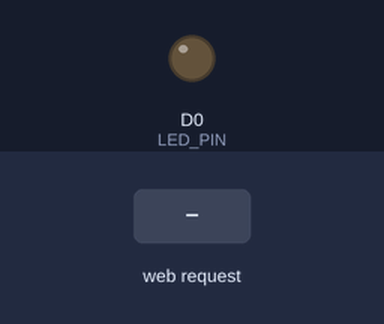
A sketch run on a simulated ESP8266 (NodeMCU). Parts: output pins drawn as LEDs (lit = HIGH). Inputs (shaded band) come from the test bench. What the sketch prints to the serial monitor is not drawn.

Above: at 1.2 s.
1.3 s: HTTP request GET /led-on received
At 2.1 s:
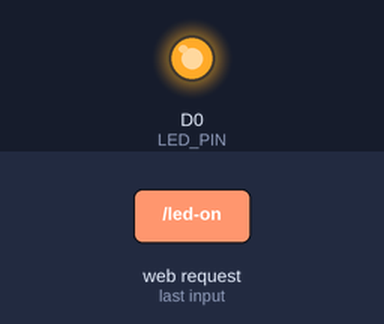
2.8 s: HTTP request GET /led-off received
At 3.2 s:
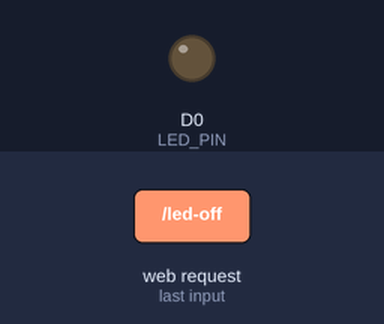
Timing chart, 0 to 5.8 s (numbered marks = the images above; inputs shaded):
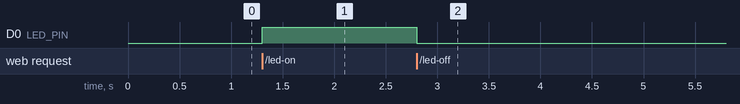

Measured:
- after the input at 1.3 s, D0 (LED_PIN): LOW → HIGH at once
- after the input at 2.8 s, D0 (LED_PIN): HIGH → LOW at once

The sketch:

Esp8266-web-server.ino
```cpp
#include <ESP8266WiFi.h>
#include "ESPAsyncWebServer.h"

// Set your access point network credentials
const char* ssid = "ESP8266-Access-Point";
const char* password = "123456789";

// Create AsyncWebServer object on port 80
AsyncWebServer server(80);

// Assign output variables to GPIO pins
const int LED_PIN = D0;

String ledOnAction() {
  digitalWrite(LED_PIN, HIGH);
  return String("LED IS ON");
}

String ledOffAction() {
  digitalWrite(LED_PIN, LOW);
  return String("LED IS OFF");
}

void setup() {
  // Serial port for debugging purposes
  Serial.begin(115200);

  pinMode(LED_PIN, OUTPUT);
  digitalWrite(LED_PIN, LOW);

  // Setting the ESP as an access point
  Serial.print("Setting AP (Access Point)…");
  // Remove the password parameter, if you want the AP (Access Point) to be open
  WiFi.softAP(ssid, password);

  IPAddress IP = WiFi.softAPIP();
  Serial.print("AP IP address: ");
  Serial.println(IP);

  server.on("/led-on", HTTP_GET, [](AsyncWebServerRequest * request) {
    request->send_P(200, "text/plain", ledOnAction().c_str());
  });

  server.on("/led-off", HTTP_GET, [](AsyncWebServerRequest * request) {
    request->send_P(200, "text/plain", ledOffAction().c_str());
  });

  // Start server
  server.begin();
}

void loop() {

}
```
